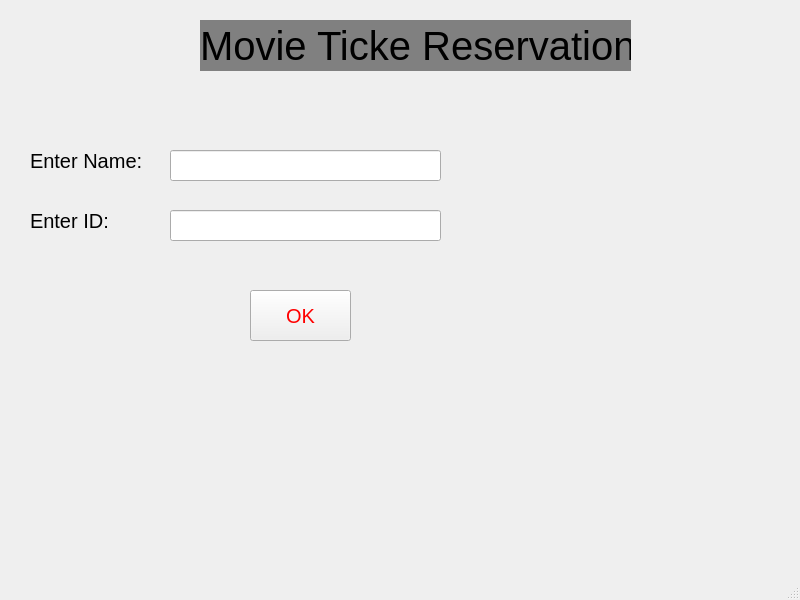
<?xml version="1.0" encoding="UTF-8"?>
<ui version="4.0">
 <class>MainWindow</class>
 <widget class="QMainWindow" name="MainWindow">
  <property name="geometry">
   <rect>
    <x>0</x>
    <y>0</y>
    <width>800</width>
    <height>600</height>
   </rect>
  </property>
  <property name="windowTitle">
   <string>MainWindow</string>
  </property>
  <widget class="QWidget" name="centralwidget">
   <widget class="QLabel" name="label">
    <property name="geometry">
     <rect>
      <x>200</x>
      <y>20</y>
      <width>431</width>
      <height>51</height>
     </rect>
    </property>
    <property name="styleSheet">
     <string notr="true">QLabel{
background: light gray;
font-size: 40px;
color: light;
}</string>
    </property>
    <property name="text">
     <string>Movie Ticke Reservation</string>
    </property>
   </widget>
   <widget class="QLabel" name="label_2">
    <property name="geometry">
     <rect>
      <x>30</x>
      <y>140</y>
      <width>121</width>
      <height>41</height>
     </rect>
    </property>
    <property name="styleSheet">
     <string notr="true">QLabel{
font-size: 20px;
}</string>
    </property>
    <property name="text">
     <string>Enter Name:</string>
    </property>
   </widget>
   <widget class="QLineEdit" name="lineEdit">
    <property name="geometry">
     <rect>
      <x>170</x>
      <y>150</y>
      <width>271</width>
      <height>31</height>
     </rect>
    </property>
    <property name="styleSheet">
     <string notr="true">QLineEdit{
font-size:  20px;
}</string>
    </property>
   </widget>
   <widget class="QLineEdit" name="lineEdit_2">
    <property name="geometry">
     <rect>
      <x>170</x>
      <y>210</y>
      <width>271</width>
      <height>31</height>
     </rect>
    </property>
    <property name="styleSheet">
     <string notr="true">QLineEdit{
font-size:  20px;
}</string>
    </property>
   </widget>
   <widget class="QLabel" name="label_3">
    <property name="geometry">
     <rect>
      <x>30</x>
      <y>200</y>
      <width>121</width>
      <height>41</height>
     </rect>
    </property>
    <property name="styleSheet">
     <string notr="true">QLabel{
font-size: 20px;
}</string>
    </property>
    <property name="text">
     <string>Enter ID:</string>
    </property>
   </widget>
   <widget class="QPushButton" name="pushButton">
    <property name="geometry">
     <rect>
      <x>250</x>
      <y>290</y>
      <width>101</width>
      <height>51</height>
     </rect>
    </property>
    <property name="styleSheet">
     <string notr="true">QPushButton{
font-size: 20px;
color: red;
}</string>
    </property>
    <property name="text">
     <string>OK</string>
    </property>
   </widget>
  </widget>
  <widget class="QMenuBar" name="menubar">
   <property name="geometry">
    <rect>
     <x>0</x>
     <y>0</y>
     <width>800</width>
     <height>23</height>
    </rect>
   </property>
  </widget>
  <widget class="QStatusBar" name="statusbar"/>
 </widget>
 <resources/>
 <connections/>
</ui>
